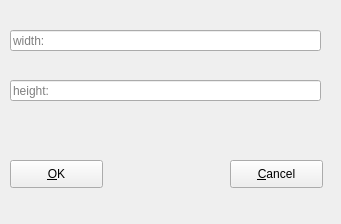
<?xml version="1.0" encoding="UTF-8"?>
<ui version="4.0">
 <class>NewMapCreation</class>
 <widget class="QWidget" name="NewMapCreation">
  <property name="geometry">
   <rect>
    <x>0</x>
    <y>0</y>
    <width>341</width>
    <height>224</height>
   </rect>
  </property>
  <property name="windowTitle">
   <string>NewMapCreation</string>
  </property>
  <widget class="QPushButton" name="pushButton_Cancel">
   <property name="geometry">
    <rect>
     <x>230</x>
     <y>160</y>
     <width>93</width>
     <height>28</height>
    </rect>
   </property>
   <property name="text">
    <string>&amp;Cancel</string>
   </property>
  </widget>
  <widget class="QPushButton" name="pushButton_OK">
   <property name="geometry">
    <rect>
     <x>10</x>
     <y>160</y>
     <width>93</width>
     <height>28</height>
    </rect>
   </property>
   <property name="text">
    <string>&amp;OK</string>
   </property>
  </widget>
  <widget class="QLineEdit" name="widthEditor">
   <property name="geometry">
    <rect>
     <x>10</x>
     <y>30</y>
     <width>311</width>
     <height>21</height>
    </rect>
   </property>
   <property name="placeholderText">
    <string>width:</string>
   </property>
  </widget>
  <widget class="QLineEdit" name="heightEditor">
   <property name="geometry">
    <rect>
     <x>10</x>
     <y>80</y>
     <width>311</width>
     <height>21</height>
    </rect>
   </property>
   <property name="maxLength">
    <number>64</number>
   </property>
   <property name="placeholderText">
    <string>height:</string>
   </property>
  </widget>
 </widget>
 <layoutdefault spacing="6" margin="11"/>
 <resources/>
 <connections>
  <connection>
   <sender>pushButton_OK</sender>
   <signal>clicked()</signal>
   <receiver>NewMapCreation</receiver>
   <slot>OnOK()</slot>
   <hints>
    <hint type="sourcelabel">
     <x>56</x>
     <y>173</y>
    </hint>
    <hint type="destinationlabel">
     <x>170</x>
     <y>111</y>
    </hint>
   </hints>
  </connection>
  <connection>
   <sender>pushButton_Cancel</sender>
   <signal>clicked()</signal>
   <receiver>NewMapCreation</receiver>
   <slot>OnCancel()</slot>
   <hints>
    <hint type="sourcelabel">
     <x>276</x>
     <y>173</y>
    </hint>
    <hint type="destinationlabel">
     <x>170</x>
     <y>111</y>
    </hint>
   </hints>
  </connection>
 </connections>
</ui>
